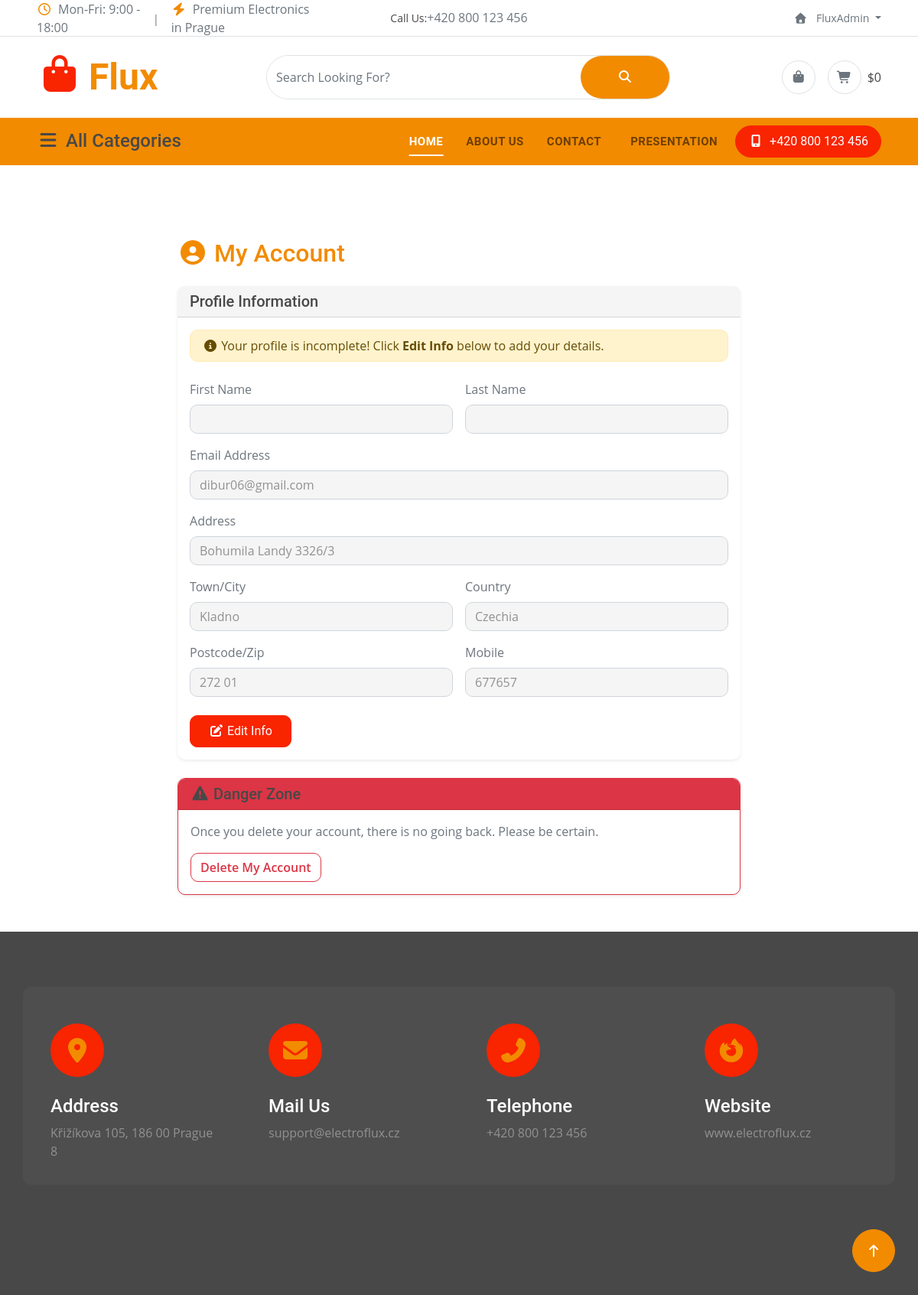
The app's page /account/ (signed in) with its own data.
### flux/models.py (models this page shows, shortened)
class UserProfile(models.Model):
    user = models.OneToOneField(User, on_delete=models.CASCADE)
    mobile = models.CharField(max_length=20, blank=True, null=True)
    address = models.CharField(max_length=250, blank=True, null=True)
    city = models.CharField(max_length=100, blank=True, null=True)
    country = models.CharField(max_length=100, blank=True, null=True)
    zip_code = models.CharField(max_length=20, blank=True, null=True)

### flux/views.py (the view, shortened to what this page needs)
# urls.py: path('account/', views.my_account, name='my_account'),
@login_required(login_url="login")
def my_account(request):
    profile, created = UserProfile.objects.get_or_create(user=request.user)
    context = {
            "profile":profile,
        }
    return render(request, "flux/account.html", context)

### flux/cart.py (called while the page is built)
    def get_total_price(self):
        return sum(Decimal(item['price']) * item['quantity'] for item in self.cart.values())

### flux/context_processors.py (called while the page is built)
def categories(request):
    return{
        'categories': Category.objects.all()
    }

def cart(request):
    return {'cart': Cart(request)}

### flux/templates/flux/account.html (shortened to what this page needs)
{% extends 'flux/base.html' %}
{% load static %}
{% block content %}
  <div class="container py-5 mt-5">
    <div class="row justify-content-center">
      <div class="col-lg-8">
        <h2 class="mb-4 text-primary"><i class="fas fa-user-circle"></i> My Account</h2>
        <div class="card shadow-sm mb-4 border-0">
          <div class="card-header bg-light d-flex justify-content-between align-items-center">
            <h5 class="mb-0">Profile Information</h5>
          </div>
          <div class="card-body">
            {% if not request.user.first_name or not request.user.last_name or not request.user.email %}
                <div class="alert alert-warning py-2 mb-4">
                    <i class="fas fa-info-circle"></i> Your profile is incomplete! Click <strong>Edit Info</strong> below to add your details.
                </div>
            {% endif %}
            <form method="POST" action="">
              <div class="row g-3">
                <div class="col-md-6">
                  <label class="form-label text-muted">First Name</label>
                  <input type="text" name="first_name" class="form-control profile-input bg-light" value="{{ request.user.first_name }}" readonly />
                </div>
                <div class="col-md-6">
                  <label class="form-label text-muted">Last Name</label>
                  <input type="text" name="last_name" class="form-control profile-input bg-light" value="{{ request.user.last_name }}" readonly />
                </div>
                <div class="col-12">
                  <label class="form-label text-muted">Email Address</label>
                  <input type="email" name="email" class="form-control profile-input bg-light" value="{{ request.user.email }}" required readonly />
                </div>
                <div class="col-12">
                  <label class="form-label text-muted">Address</label>
                  <input type="text" name="address" class="form-control profile-input bg-light" value="{{ profile.address|default_if_none:"" }}" readonly />
                </div>
                <div class="col-md-6">
                  <label class="form-label text-muted">Town/City</label>
                  <input type="text" name="city" class="form-control profile-input bg-light" value="{{ profile.city|default_if_none:"" }}" readonly />
                </div>
                <div class="col-md-6">
                  <label class="form-label text-muted">Country</label>
                  <input type="text" name="country" class="form-control profile-input bg-light" value="{{ profile.country|default_if_none:"" }}" readonly />
                </div>
                <div class="col-md-6">
                  <label class="form-label text-muted">Postcode/Zip</label>
                  <input type="text" name="zip_code" class="form-control profile-input bg-light" value="{{ profile.zip_code|default_if_none:"" }}" readonly />
                </div>
                <div class="col-md-6">
                  <label class="form-label text-muted">Mobile</label>
                  <input type="tel" name="mobile" class="form-control profile-input bg-light" value="{{ profile.mobile|default_if_none:"" }}" readonly />
                </div>
                <div class="col-12 mt-4">
                  <button type="button" id="edit-btn" class="btn btn-secondary px-4 py-2" onclick="enableEditing()"><i class="fas fa-edit"></i> Edit Info</button>
                </div>
              </div>
            </form>
          </div>
        </div>
        <div class="card shadow-sm border-danger">
          <div class="card-header bg-danger text-white">
            <h5 class="mb-0"><i class="fas fa-exclamation-triangle"></i> Danger Zone</h5>
          </div>
          <div class="card-body">
            <p class="text-muted">Once you delete your account, there is no going back. Please be certain.</p>
            <form method="POST" action="" onsubmit="return confirm('Are you 100% sure you want to delete your account? This cannot be undone.');">
              <button type="submit" class="btn btn-outline-danger">Delete My Account</button>
            </form>
          </div>
        </div>
      </div>
    </div>
  </div>
{% endblock %}

### flux/templates/flux/base.html (shortened to what this page needs)
{% load static %}
<!DOCTYPE html>
<html lang="en">
<head>
    <link rel="stylesheet" href="{% static 'flux/css/all.css' %}" />
    <link href="{% static 'flux/lib/animate/animate.min.css' %}" rel="stylesheet">
    <link href="{% static 'flux/lib/owlcarousel/assets/owl.carousel.min.css' %}" rel="stylesheet">
    <link href="{% static 'flux/css/bootstrap.min.css' %}" rel="stylesheet">
    <link href="{% static 'flux/css/style.css' %}" rel="stylesheet">
</head>
<body>
    <div class="container-fluid px-5 d-none border-bottom d-lg-block">
        <div class="row gx-0 align-items-center">
            <div class="col-lg-4 text-center text-lg-start mb-lg-0">
                <div class="d-inline-flex align-items-center text-muted" style="height: 45px;">
                    <span class="me-3"><i class="far fa-clock text-primary me-2"></i>Mon-Fri: 9:00 - 18:00</span>
                    <small class="text-muted">|</small>
                    <span class="ms-3"><i class="fas fa-bolt text-primary me-2"></i>Premium Electronics in Prague</span>
                </div>
            </div>
            <div class="col-lg-4 text-center d-flex align-items-center justify-content-center">
                <small class="text-dark">Call Us:</small>
                <a href="#" class="text-muted"> +420 800 123 456</a>
            </div>
            <div class="col-lg-4 text-center text-lg-end">
                <div class="d-inline-flex align-items-center" style="height: 45px;">
                    <div class="dropdown">
                        <a href="#" class="dropdown-toggle text-muted ms-2" data-bs-toggle="dropdown"><small><i
                                    class="fa fa-home me-2"></i>
                                     {% if user.is_authenticated %}
                                        {{ user.username }} {% else %}
                                        My Account
                                    {% endif %}
                                    </small></a>
                    </div>
                </div>
            </div>
        </div>
    </div>
    <div class="container-fluid px-5 py-4 d-none d-lg-block">
        <div class="row gx-0 align-items-center text-center">
            <div class="col-md-4 col-lg-3 text-center text-lg-start">
                <div class="d-inline-flex align-items-center">
                    <a href="" class="navbar-brand p-0">
                        <h1 class="display-5 text-primary m-0"><i
                                class="fas fa-shopping-bag text-secondary me-2"></i>Flux</h1>
                    </a>
                </div>
            </div>
            <div class="col-md-4 col-lg-6 text-center">
                <div class="position-relative ps-4">
                    <form action="{% url 'home' %}" method="GET">
                        <div class="d-flex border rounded-pill">
                            <input class="form-control border-0 rounded-pill w-100 py-3" type="text" name="q" value="{{request.GET.q}}"
                                 placeholder="Search Looking For?">
                            <button type="submit" class="btn btn-primary rounded-pill py-3 px-5" style="border: 0;">
                                <i class="fas fa-search"></i>
                            </button>
                        </div>
                    </form>
                </div>
            </div>
            <div class="col-md-4 col-lg-3 text-center text-lg-end">
                <div class="d-inline-flex align-items-center">
                    {% if user.is_authenticated %}
                        <a href="{% url 'user_orders' %}" class="text-muted d-flex align-items-center justify-content-center me-3">
                            <span class="rounded-circle btn-md-square border">
                                <i class="fas fa-shopping-bag"></i>
                            </span>
                        </a>
                    {% endif %}
                    <a href="{% url 'cart'%}" class="text-muted d-flex align-items-center justify-content-center">
                        <span class="rounded-circle btn-md-square border">
                            <i class="fas fa-shopping-cart"></i>
                        </span>
                        <span class="text-dark ms-2">${{ cart.get_total_price }}</span>
                    </a>
                </div>
            </div>
        </div>
    </div>
    <div class="container-fluid nav-bar p-0">
        <div class="row gx-0 bg-primary px-5 align-items-center">
            <div class="col-lg-3 d-none d-lg-block">
                <nav class="navbar navbar-light position-relative" style="width: 250px;">
                    <button class="navbar-toggler border-0 fs-4 w-100 px-0 text-start" type="button"
                        data-bs-toggle="collapse" data-bs-target="#allCat">
                        <h4 class="m-0"><i class="fa fa-bars me-2"></i>All Categories</h4>
                    </button>
                </nav>
            </div>
            <div class="col-12 col-lg-9">
                <nav class="navbar navbar-expand-lg navbar-light bg-primary ">
                    <div class="collapse navbar-collapse" id="navbarCollapse">
                        <div class="navbar-nav ms-auto py-0">
                            <a href="{% url 'home' %}" class="nav-item nav-link active">Home</a>
                            <a href="{% url 'about' %}" class="nav-item nav-link">About us</a>
                            <a href="{% url 'contact' %}" class="nav-item nav-link me-2">Contact</a>
                            {% if user.is_superuser %}
                                <a href="{% url 'presentation' %}" class="nav-item nav-link me-2">Presentation</a>
                            {% endif %}
                        </div>
                        <a href="" class="btn btn-secondary rounded-pill py-2 px-4 px-lg-3 mb-3 mb-md-3 mb-lg-0"><i
                                class="fa fa-mobile-alt me-2"></i>+420 800 123 456</a>
                    </div>
                </nav>
            </div>
        </div>
    </div>
    {% block content %}
    {% endblock %}
    <div class="container-fluid footer py-5 wow fadeIn" data-wow-delay="0.2s">
        <div class="container py-5">
            <div class="row g-4 rounded mb-5" style="background: rgba(255, 255, 255, .03);">
                <div class="col-md-6 col-lg-6 col-xl-3">
                    <div class="rounded p-4">
                        <div class="rounded-circle bg-secondary d-flex align-items-center justify-content-center mb-4"
                            style="width: 70px; height: 70px;">
                            <i class="fas fa-map-marker-alt fa-2x text-primary"></i>
                        </div>
                        <div>
                            <h4 class="text-white">Address</h4>
                            <p class="mb-2">Křižíkova 105, 186 00 Prague 8</p>
                        </div>
                    </div>
                </div>
                <div class="col-md-6 col-lg-6 col-xl-3">
                    <div class="rounded p-4">
                        <div class="rounded-circle bg-secondary d-flex align-items-center justify-content-center mb-4"
                            style="width: 70px; height: 70px;">
                            <i class="fas fa-envelope fa-2x text-primary"></i>
                        </div>
                        <div>
                            <h4 class="text-white">Mail Us</h4>
                            <p class="mb-2">support@electroflux.cz</p>
                        </div>
                    </div>
                </div>
                <div class="col-md-6 col-lg-6 col-xl-3">
                    <div class="rounded p-4">
                        <div class="rounded-circle bg-secondary d-flex align-items-center justify-content-center mb-4"
                            style="width: 70px; height: 70px;">
                            <i class="fa fa-phone-alt fa-2x text-primary"></i>
                        </div>
                        <div>
                            <h4 class="text-white">Telephone</h4>
                            <p class="mb-2">+420 800 123 456</p>
                        </div>
                    </div>
                </div>
                <div class="col-md-6 col-lg-6 col-xl-3">
                    <div class="rounded p-4">
                        <div class="rounded-circle bg-secondary d-flex align-items-center justify-content-center mb-4"
                            style="width: 70px; height: 70px;">
                            <i class="fab fa-firefox-browser fa-2x text-primary"></i>
                        </div>
                        <div>
                            <h4 class="text-white">Website</h4>
                            <p class="mb-2">www.electroflux.cz</p>
                        </div>
                    </div>
                </div>
            </div>
        </div>
    </div>
    <a href="#" class="btn btn-primary btn-lg-square back-to-top"><i class="fa fa-arrow-up"></i></a>
</body>
</html>

### flux/static/flux/css/style.css (style rules this page uses)
.back-to-top { position: fixed; right: 30px; bottom: 30px; display: flex; width: 45px; height: 45px; align-items: center; justify-content: center; transition: 0.5s; z-index: 99; }
.btn { font-weight: 600; transition: .5s; }
.btn-md-square { width: 44px; height: 44px; }
.btn-lg-square { width: 56px; height: 56px; }
.btn-square, .btn-sm-square, .btn-md-square, .btn-lg-square { padding: 0; display: flex; align-items: center; justify-content: center; font-weight: normal; border-radius: 50%; }
.btn.btn-primary { background: var(--bs-primary) !important; color: var(--bs-white) !important; font-family: 'Roboto', sans-serif; font-weight: 400; transition: 0.5s; }
.btn.btn-secondary { background: var(--bs-secondary) !important; color: var(--bs-white); font-family: 'Roboto', sans-serif; font-weight: 400; border: 1px solid var(--bs-secondary); transition: 0.5s; }
.nav-bar .navbar.navbar-light { padding: 0 !important; }
.nav-bar .navbar .navbar-nav .nav-link { padding: 20px 15px; font-weight: 600; font-family: 'Poppins', 'Roboto', sans-serif; font-size: 15px; text-transform: uppercase; letter-spacing: 0.5px; transition: color 0.3s ease; position: relative; }
.nav-bar .navbar .navbar-nav .nav-link::after { content: ''; position: absolute; width: 0; height: 2px; bottom: 12px; left: 50%; background-color: var(--bs-white); transition: all 0.3s ease; transform: translateX(-50%); }
.navbar .navbar-nav .nav-link:hover::after, .navbar .navbar-nav .nav-link.active::after { width: 60%; }
.navbar .navbar-nav .nav-link:hover, .navbar .navbar-nav .nav-link.active { color: var(--bs-white); }
.navbar .navbar-toggler { padding: 8px 15px; border-radius: 5px !important; box-shadow: none !important; border: 1px solid rgba(255,255,255,0.5); }
.footer { background: var(--bs-dark); }

### records on screen
UserProfile: address "Bohumila Landy 3326/3", city "Kladno", country "Czechia", zip_code "272 01", mobile "677657"

### other values on screen
{{ user.username }} "FluxAdmin"
{{ cart.get_total_price }} "0"
